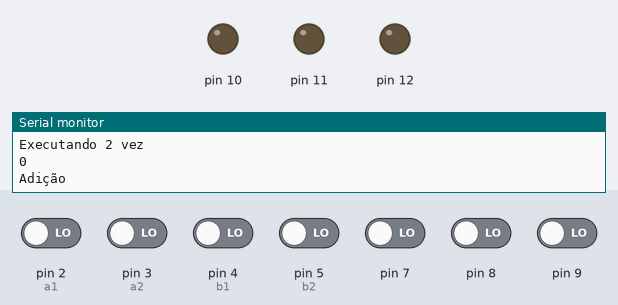
Bench run of a sketch on a simulated Arduino Uno, built with avr-gcc and run on an emulated ATmega328P. Shown: output pins drawn as LEDs (lit = HIGH), the last lines printed to the serial monitor. The inputs (shaded band) are chosen by the test bench; at power-on: pin 2 (a1), pin 3 (a2), pin 4 (b1), pin 5 (b2), pin 7–9 LOW.

Above: at 18.0 s.
18.1 s: pin 2 (a1) driven HIGH
At 20.5 s:
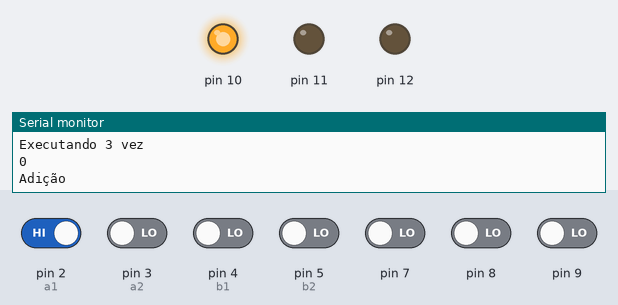
28.1 s: pin 9 driven HIGH
At 30.5 s:
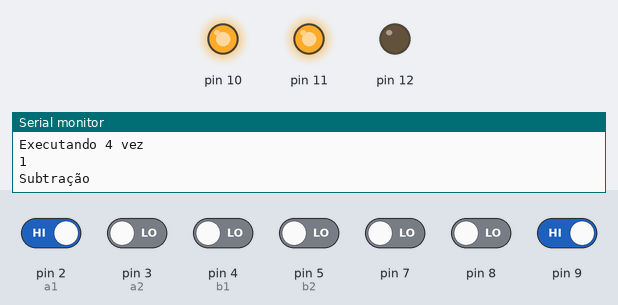
38.1 s: pin 4 (b1) driven HIGH
At 40.6 s:
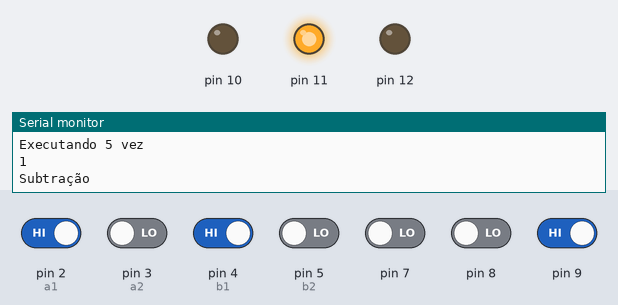
48.1 s: pin 5 (b2) driven HIGH
At 50.6 s:
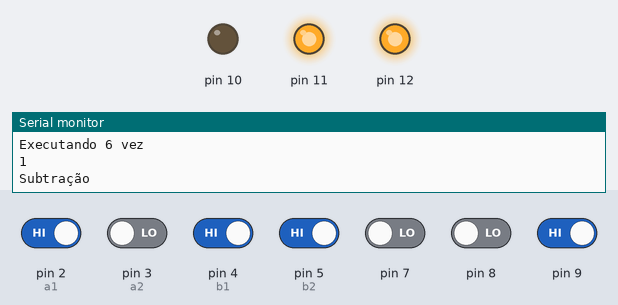
58.1 s: pin 2 (a1) driven LOW
At 60.6 s:
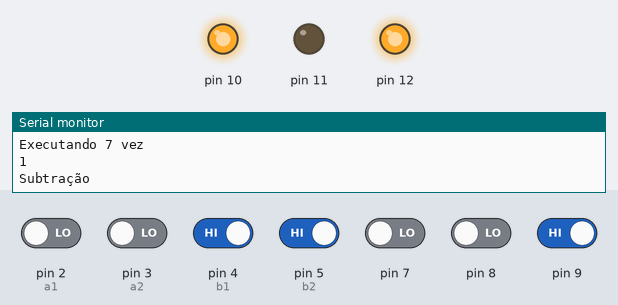
68.1 s: pin 5 (b2) driven LOW
At 70.6 s:
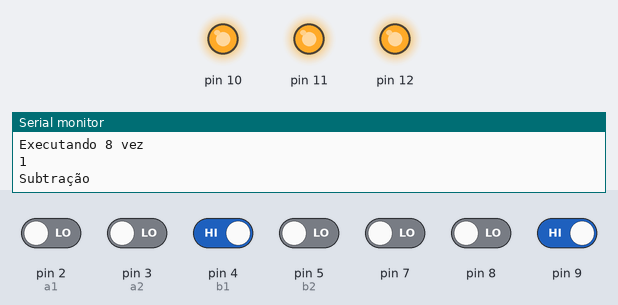
Timing chart, 0 to 72.1 s (numbered marks = the images above; inputs shaded):
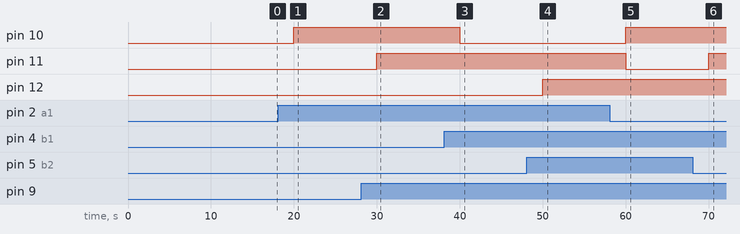

The sketch:

ula.ino
```cpp
int a1 = 2, a2 = 3,
    b1 = 4, b2 = 5,
    M = 7, D = 8, E = 9,
    C1 = 10, C2 = 11, CN = 12,
    a, b, c, d, MDE, i=0;

void setup() {
  pinMode(2, INPUT); pinMode(3, INPUT);
  pinMode(4, INPUT); pinMode(5, INPUT);
  pinMode(7, INPUT);  pinMode(8, INPUT);  pinMode(9, INPUT);
  pinMode(10, OUTPUT);pinMode(11, OUTPUT);pinMode(12, OUTPUT);
  Serial.begin(9600);
}

void loop() {
  i++;
  Serial.print("Executando ");Serial.print(i);Serial.println(" vez");

  M=digitalRead(7);D=digitalRead(8);E=digitalRead(9);
  a=digitalRead(a1);b=digitalRead(a2);
  c=digitalRead(b1);d=digitalRead(b2);

  bitWrite(MDE, 2, M);bitWrite(MDE, 1, D);bitWrite(MDE, 0, E);
  Serial.println(MDE, BIN);
  switch(MDE) {
    case 000:

      Serial.println("Adição");
      if(a^c){
        digitalWrite(10, HIGH);
      }else{
        digitalWrite(10, LOW);
      }if(!a&b&d | b&!c&!d | !b&!c&d | !a&b&c&!d | a&!b&c&!d){
        digitalWrite(11, HIGH);
      }else{
        digitalWrite(11, LOW);
      }if(b&d | a&b&c&!d | a&!b&c&d){
        digitalWrite(12, HIGH);
      }else{
        digitalWrite(12, LOW);
      }
      break;
    case 001:

      Serial.println("Subtração");
      if(a^c){
        digitalWrite(10, HIGH);
      }else{
        digitalWrite(10, LOW);
      }if(b&!c&!d | a&!b&d | a&!b&!d | !b&!c&d | !a&b&c&d | !a&!b&c&!d){
        digitalWrite(11, HIGH);
      }else{
        digitalWrite(11, LOW);
      }if(!b&d | !a&!b&c&!d){
        digitalWrite(12, HIGH);
      }else{
        digitalWrite(12, LOW);
      }
      break;
    case 010:

      if(a&!c | b&!c&!d | a&b&!d){
        digitalWrite(12, HIGH);
      }else{
        digitalWrite(12, LOW);
      }
      break;
    case 011:

      if(a&b&c&d |  !a&!b&!c&!d | a&!b&c&!d | !a&b&!c&d){
        digitalWrite(12, HIGH);
      }else{
        digitalWrite(12, LOW);
      }
      break;
    case 100:

      if(a&b){
        digitalWrite(10, HIGH);
      }else{
        digitalWrite(10, LOW);
      }if(c&d){
        digitalWrite(11, HIGH);
      }else{
        digitalWrite(11, LOW);
      }
      break;
    case 101:

      if(a|b){
        digitalWrite(10, HIGH);
      }else{
        digitalWrite(10, LOW);
      }if(c|d){
        digitalWrite(11, HIGH);
      }else{
        digitalWrite(11, LOW);
      }
      break;
    case 110:

      if(!(a&b)){
        digitalWrite(10, HIGH);
      }else{
        digitalWrite(10, LOW);
      }if(!(c&d)){
        digitalWrite(11, HIGH);
      }else{
        digitalWrite(11, LOW);
      }
      break;
    case 111:

      if(!(a|b)){
        digitalWrite(10, HIGH);
      }else{
        digitalWrite(10, LOW);
      }if(!(c|d)){
        digitalWrite(11, HIGH);
      }else{
        digitalWrite(11, LOW);
      }
      break;
  }
  delay(10000);
}
```

Measured:
- after the input at 18.1 s, pin 10: LOW → HIGH after 1.9 s
- after the input at 28.1 s, pin 11: LOW → HIGH after 1.9 s
- after the input at 38.1 s, pin 10: HIGH → LOW after 1.9 s
- after the input at 48.1 s, pin 12: LOW → HIGH after 1.9 s
- after the input at 58.1 s, pin 10: LOW → HIGH after 1.9 s; pin 11: HIGH → LOW after 1.9 s
- after the input at 68.1 s, pin 11: LOW → HIGH after 1.9 s
